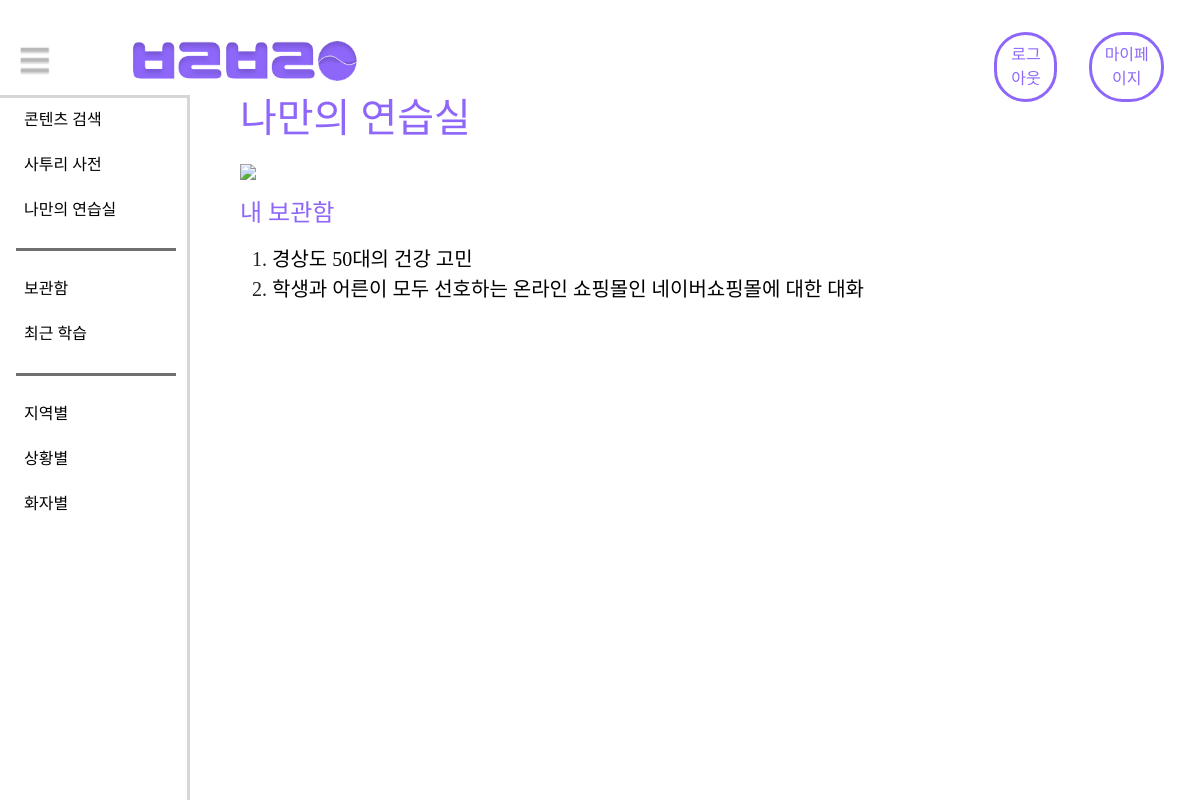
/practice/ (signed in), run on the app's committed database.
### voice/models.py (models this page shows, shortened)
class voice(models.Model):
    title = models.CharField(max_length=50)
    region = models.CharField(max_length = 30, choices=region_choice)
    situation = models.CharField(max_length = 30, choices=situation_choice, blank=True)
    talker_age = models.CharField(max_length = 30, choices=talker_age_choice, blank=True)
    talker_gender = models.CharField(max_length = 30, choices=talker_gender_choice, blank=True)
    views = models.PositiveIntegerField(default=0)
    memo = models.CharField(max_length = 300, blank=True)
    objects = managers.CustomModelManager()
    audio = models.FileField(upload_to="voice")
    script = models.FileField(upload_to="script", blank=True)
    script_title = models.CharField(max_length=100, blank=True)
    text = models.TextField(default="", blank=True)

### practice/views.py (the view)
# urls.py: path('', views.CameraView.as_view(), name='practice'),
class CameraView(TemplateView):
    template_name = 'practice/practice.html'

### practice/templates/practice/practice.html
{% extends 'base.html' %}
{% block content %}
  <div>
    <h1>나만의 연습실</h1>
  </div>
  <div class="my-3">
    <img src="http://127.0.0.1:8000/practice/camera">
  </div>
  <div>
    <h4>내 보관함</h4>
    <div>
        <ol class="my-3" style="font-size:20px;">
          {% for voice in user.bookmark.bookmark.all %}
            <li><a style="text-decoration:none; color:black;" class="my-3" href="{% url 'voice:voice_detail' pk=voice.id %}">{{voice.title}}</a></li>
          {% endfor %}
        </ol>
    </div>
  </div>
{% endblock %}

### static/style.css (style rules this page uses)
a { font-family: 'GmarketSansMedium'; }
div { font-family: 'GmarketSansMedium'; }

### templates/base.html (style rules this page uses)
h1 { font-family: 'GmarketSansBold'; color: #8E67FA; }
h4 { font-family: 'GmarketSansBold'; color: #8E67FA; }

### data on the page
voice: title "경상도 50대의 건강 고민"
voice: title "학생과 어른이 모두 선호하는 온라인 쇼핑몰인 네이버쇼핑몰에 대한 대화"
